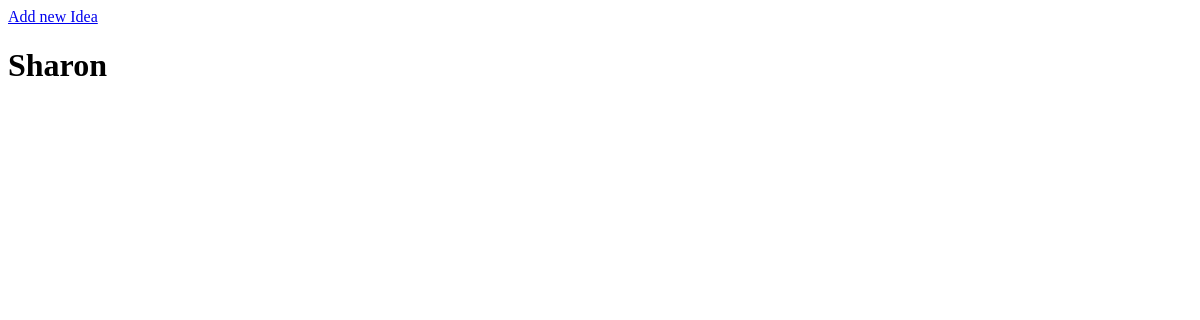
/users/1/, run on an earlier commit of the app's database.
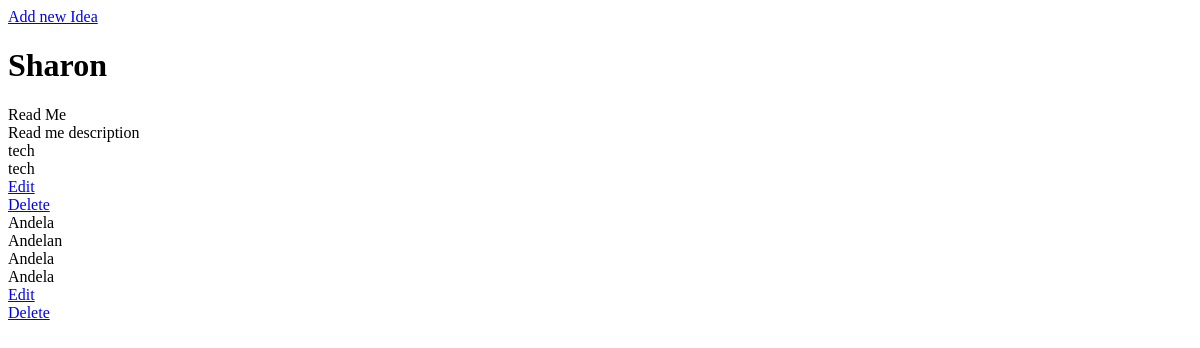
And on a later commit of the database.
### database_setup.py (models this page shows)
class User(Base):
	__tablename__ = 'user'
	id = Column(Integer, primary_key = True, autoincrement = True)
	name = Column(String(80), nullable = False)
	username = Column(String(80), nullable = False)
	email = Column(String(100), nullable = True)
	password = Column(String)

class Ideas(Base):
	__tablename__ = 'idea'
	id = Column(Integer, primary_key = True, autoincrement = True)
	name = Column(String(80), nullable = False)
	description = Column(String(250), nullable = False)
	rating = Column(String(8), nullable = True)
	category = Column(String(250), nullable = False)
	tags = Column(String(250))
	user_id = Column(Integer, ForeignKey('user.id'))
	user = relationship(User)

### project.py (the view)
@app.route('/users/<int:user_id>/')
def user(user_id):
    user = dbsession.query(User).filter_by(id = user_id).one()
    idea = dbsession.query(Ideas).filter_by(user_id = user.id)
    return render_template('user.html', user = user, idea = idea)

### templates/user.html (shortened to what this page needs)
<!DOCTYPE html>
<html>
<head>
</head>
<body>
	<a href="{{url_for('newIdea', user_id = user.id, idea_id = idea.id)}}">Add new Idea</a>
	<h1>{{ user.name }}</h1>
	{% for i in idea %}
	{{i.name}}
	{{i.description}}
	{{i.category}}
	{{i.tags}}
	<a href="{{url_for('editIdea', user_id = user.id, idea_id = i.id)}}">Edit</a>
	<a href="{{url_for('deleteIdea', user_id = user.id, idea_id = i.id)}}">Delete</a>
{% endfor %}
</body>
</html>

What changed in the data, as far as the page shows it:
added Ideas: name "Read Me", description "Read me description", category "tech", tags "tech"
added Ideas: name "Andela", description "Andelan", category "Andela", tags "Andela"
